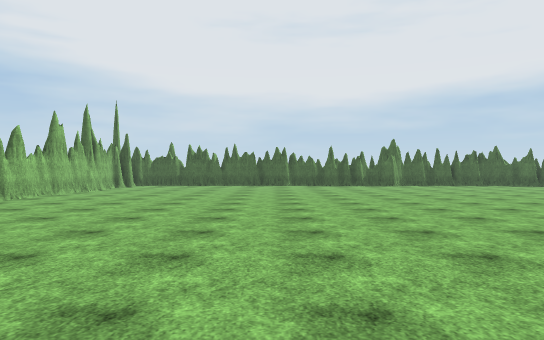
view 1 (above)

17 first-person views from a walk through a 3-D level made in the Unity game engine. The camera is 1.4 m above the floor, looks level and sees 70° across. The floor is counted in squares, 2 m on a side. Each view is taken from the middle of a square. On the plan, view 1 faces up. The plan holds only what a view shows up to about 11 squares ahead; the rest is blank. Surface patterns are stand-ins for the level's own textures.

view 2
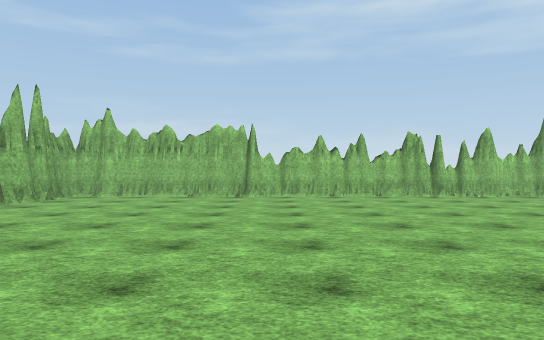

view 3
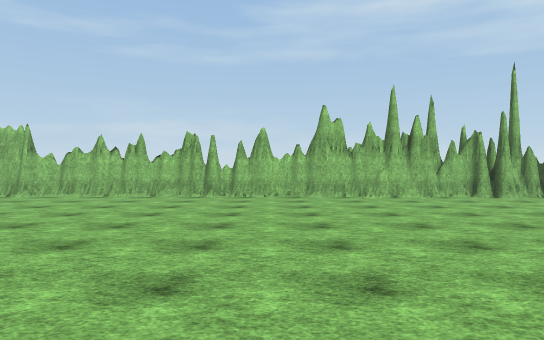

view 4
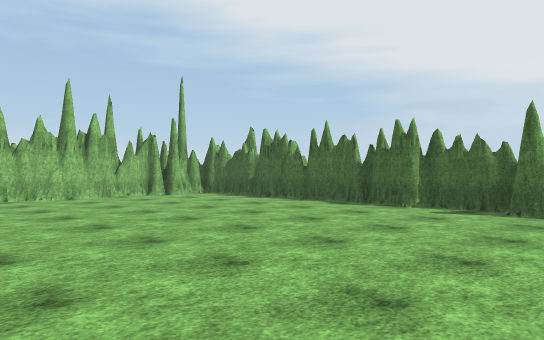

view 5
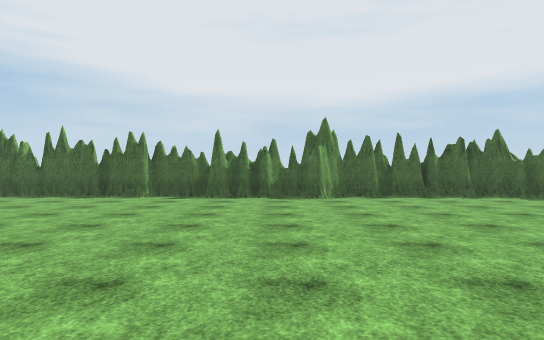

view 6
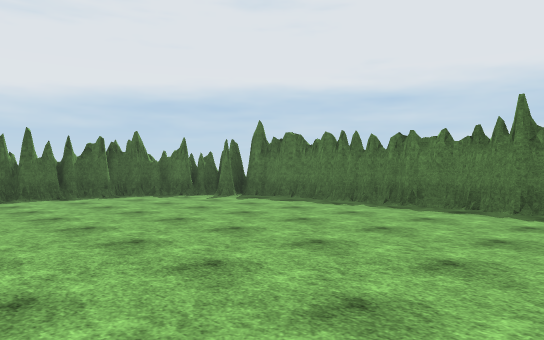

view 7
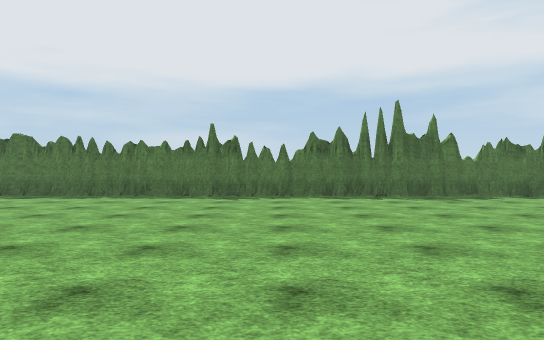

view 8
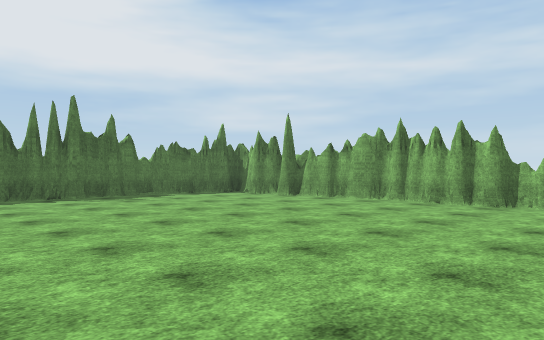

view 9
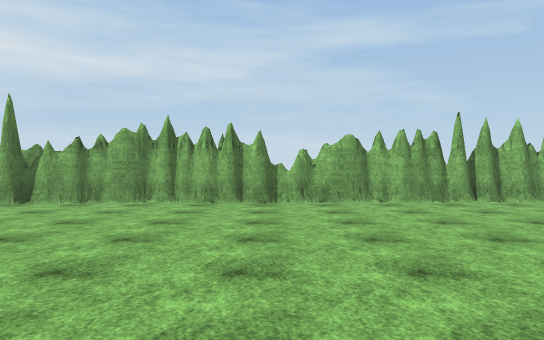

view 10
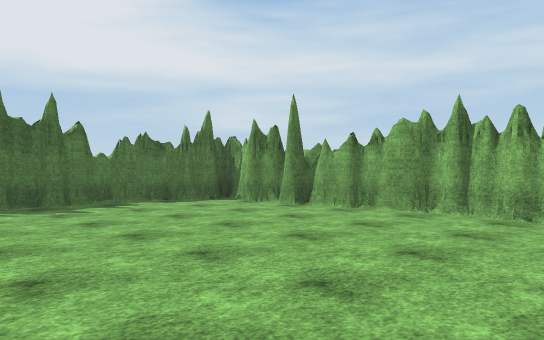

view 11
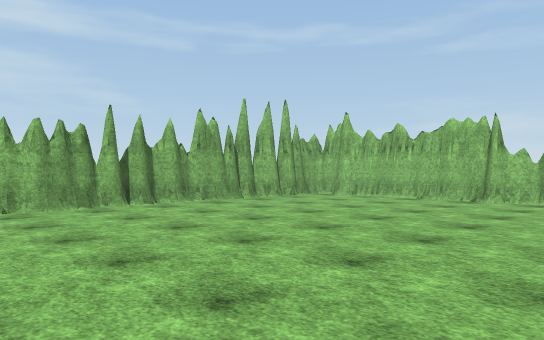

view 12
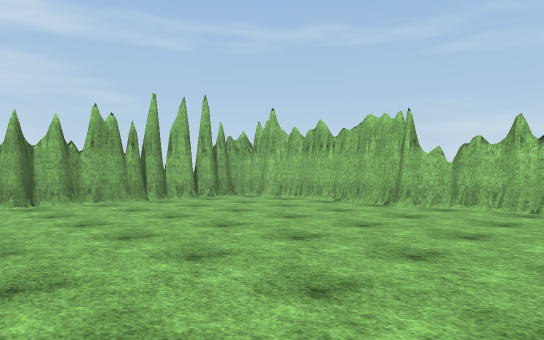

view 13
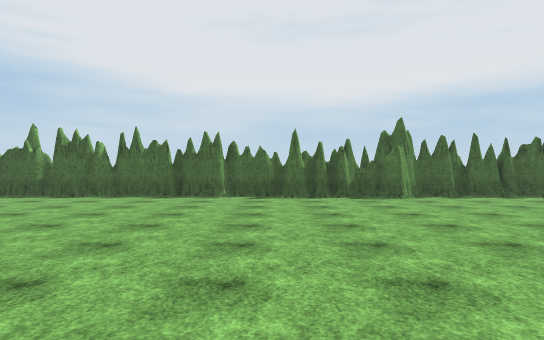

view 14
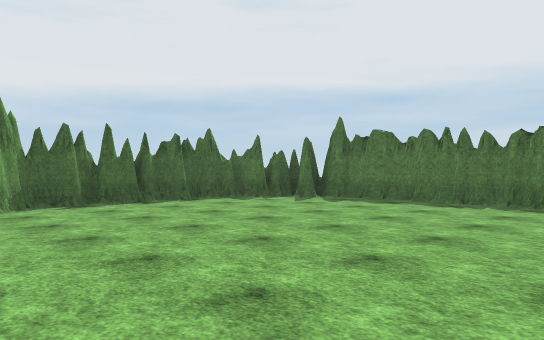

view 15
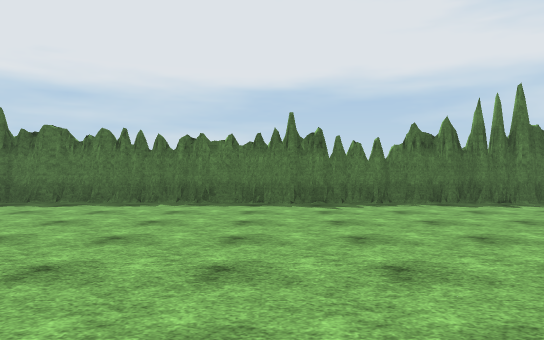

view 16
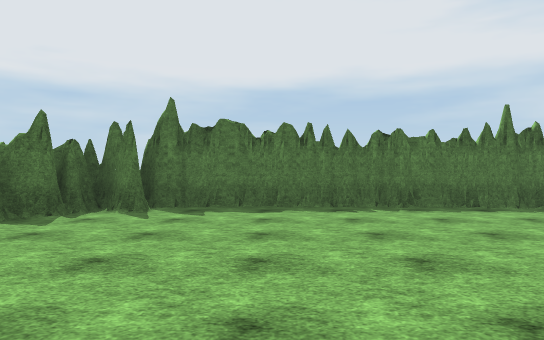

view 17
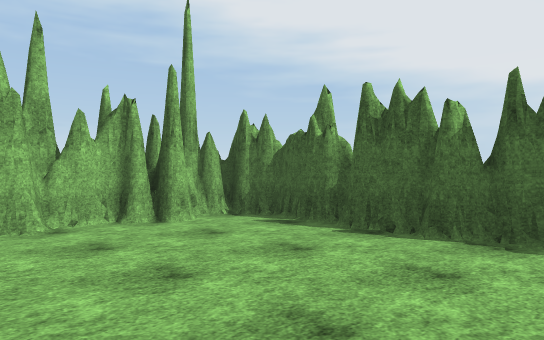

### Floor plan
Key: @ floor where view 1 was taken; # wall or solid block; . floor; / step, stairs or slope.
Columns run from 7 left of view 1 to 13 right of it. Each row starts with its distance up from view 1.
 18  ########## ####
 17 ##////////###.######
 16 ##.................##
 15 #...................#
 14 ##..................#
 13  #..................#
 12  #..................#
 11  #..................#
 10  #..................#
  9 ##.................##
  8 ##.................#
  7 #...................
  6 #...................#
  5 #...................#
  4 #..................##
  3 #..................##
  2 #...................#
  1 #...................#
  0 #......@...........##
 -1 ###..............###
 -2  #################

Positions as (right, up) in squares from view 1, and headings:
1: (0, 0), facing up
2: (4, 4), facing left
3: (4, 10), facing left
4: (4, 10), facing up-left
5: (4, 7), facing up
6: (5, 7), facing up-right
7: (2, 7), facing right
8: (2, 7), facing down-right
9: (4, 7), facing down
10: (4, 5), facing down-right
11: (3, 6), facing down-left
12: (1, 7), facing down-left
13: (2, 7), facing up
14: (4, 9), facing up-right
15: (4, 9), facing right
16: (5, 13), facing right
17: (-1, 13), facing up-left
